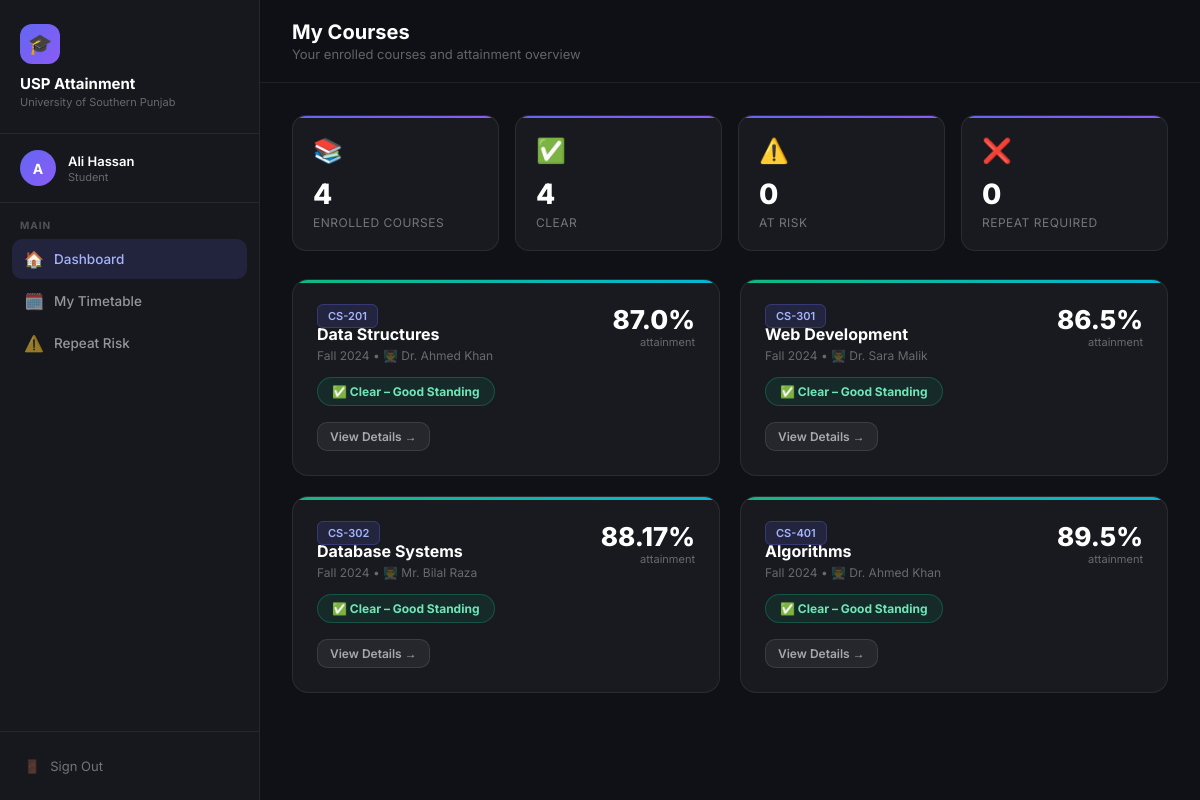
The app's page /student/ (signed in) with its own data.
### models.py (models this page shows, shortened)
class User(db.Model, UserMixin):
    id = db.Column(db.Integer, primary_key=True)
    name = db.Column(db.String(200), nullable=False)
    email = db.Column(db.String(200), unique=True, nullable=False)
    password_hash = db.Column(db.String(256), nullable=False)
    role = db.Column(db.String(20), nullable=False)  # admin, teacher, student

class Course(db.Model):
    id = db.Column(db.Integer, primary_key=True)
    program_id = db.Column(db.Integer, db.ForeignKey('program.id'), nullable=False)
    teacher_id = db.Column(db.Integer, db.ForeignKey('user.id'), nullable=False)
    name = db.Column(db.String(200), nullable=False)
    code = db.Column(db.String(50), nullable=False)
    semester = db.Column(db.String(50), nullable=False)
    teacher = db.relationship('User', backref='courses')
    clos = db.relationship('CLO', backref='course', lazy=True, cascade='all, delete-orphan')
    timetable = db.relationship('Timetable', backref='course', lazy=True, cascade='all, delete-orphan')
    outline = db.relationship('Outline', backref='course', lazy=True, cascade='all, delete-orphan')
    enrollments = db.relationship('Enrollment', backref='course', lazy=True, cascade='all, delete-orphan')

### student.py (the view)
@student_bp.route('/')
@login_required
def dashboard():
    enrollments = Enrollment.query.filter_by(student_id=current_user.id).all()
    course_data = []
    for enrollment in enrollments:
        course = enrollment.course
        attainment = calculate_course_attainment(course, student_id=current_user.id)
        course_data.append({
            'course': course,
            'attainment': attainment
        })
    return render_template('student/dashboard.html', course_data=course_data)

### app.py (called while the page is built)
@login_manager.user_loader
def load_user(user_id):
    return User.query.get(int(user_id))

### utils.py (called while the page is built)
def calculate_course_attainment(course, student_id=None):
    if not course.clos:
        return {'percentage': 0, 'level': 'No Data'}
    clo_results = []
    for clo in course.clos:
        result = calculate_clo_attainment(clo, student_id)
        if result['level'] != 'No Data':
            clo_results.append(result['percentage'])
    if not clo_results:
        return {'percentage': 0, 'level': 'No Data'}
    avg = sum(clo_results) / len(clo_results)
    if avg >= 50:
        status = 'Clear'
    elif avg >= 40:
        status = 'At Risk'
    else:
        status = 'Repeat'
    if avg >= 80:
        level = 'Excellent'
    elif avg >= 60:
        level = 'Good'
    elif avg >= 40:
        level = 'Average'
    else:
        level = 'Poor'
    return {
        'percentage': round(avg, 2),
        'level': level,
        'status': status
    }

### templates/student/dashboard.html (shortened to what this page needs)
{% extends 'base.html' %}
{% block page_title %}My Courses{% endblock %}
{% block page_sub %}Your enrolled courses and attainment overview{% endblock %}
{% block sidebar_nav %}
<div class="nav-section">
    <div class="nav-section-title">Main</div>
    <a href="{{ url_for('student.dashboard') }}" class="nav-link active"><span class="icon">🏠</span> Dashboard</a>
    <a href="{{ url_for('student.timetable') }}" class="nav-link"><span class="icon">🗓️</span> My Timetable</a>
    <a href="{{ url_for('student.repeat_risk') }}" class="nav-link"><span class="icon">⚠️</span> Repeat Risk</a>
</div>
{% endblock %}
{% block content %}
{% if course_data %}
<div class="stats-grid" style="margin-bottom:28px;">
    <div class="stat-card">
        <div class="stat-icon">📚</div>
        <div class="stat-num">{{ course_data|length }}</div>
        <div class="stat-label">Enrolled Courses</div>
    </div>
    <div class="stat-card">
        <div class="stat-icon">✅</div>
        <div class="stat-num">{{ course_data|selectattr('attainment.status','equalto','Clear')|list|length }}</div>
        <div class="stat-label">Clear</div>
    </div>
    <div class="stat-card">
        <div class="stat-icon">⚠️</div>
        <div class="stat-num">{{ course_data|selectattr('attainment.status','equalto','At Risk')|list|length }}</div>
        <div class="stat-label">At Risk</div>
    </div>
    <div class="stat-card">
        <div class="stat-icon">❌</div>
        <div class="stat-num">{{ course_data|selectattr('attainment.status','equalto','Repeat')|list|length }}</div>
        <div class="stat-label">Repeat Required</div>
    </div>
</div>
<div style="display:grid;grid-template-columns:repeat(auto-fill,minmax(320px,1fr));gap:20px;">
    {% for cd in course_data %}
    {% set status = cd.attainment.status %}
    {% set status_gradient = 'linear-gradient(90deg,#10b981,#06b6d4)' if status == 'Clear' else 'linear-gradient(90deg,#f59e0b,#f97316)' if status == 'At Risk' else 'linear-gradient(90deg,#ef4444,#ec4899)' %}
    <div class="card" style="position:relative;overflow:hidden;">
        <div style="position:absolute;top:0;left:0;right:0;height:3px;background:{{ status_gradient }};" class="status-bar"></div>
        <div style="display:flex;justify-content:space-between;align-items:flex-start;margin-bottom:14px;">
            <div>
                <span class="badge badge-purple" style="margin-bottom:8px;">{{ cd.course.code }}</span>
                <div style="font-size:16px;font-weight:700;color:#fff;">{{ cd.course.name }}</div>
                <div style="font-size:12px;color:rgba(255,255,255,0.35);margin-top:4px;">{{ cd.course.semester }} • 👨‍🏫 {{ cd.course.teacher.name }}</div>
            </div>
            <div style="text-align:right;">
                <div style="font-size:26px;font-weight:800;color:#fff;">{{ cd.attainment.percentage }}%</div>
                <div style="font-size:11px;color:rgba(255,255,255,0.35);">attainment</div>
            </div>
        </div>
        <div style="margin-bottom:16px;">
            {% if status == 'Clear' %}
            <span style="display:inline-flex;align-items:center;gap:6px;background:rgba(16,185,129,0.1);border:1px solid rgba(16,185,129,0.3);color:#6ee7b7;padding:6px 14px;border-radius:20px;font-size:12px;font-weight:700;">✅ Clear – Good Standing</span>
            {% elif status == 'At Risk' %}
            <span style="display:inline-flex;align-items:center;gap:6px;background:rgba(245,158,11,0.1);border:1px solid rgba(245,158,11,0.3);color:#fcd34d;padding:6px 14px;border-radius:20px;font-size:12px;font-weight:700;">⚠️ At Risk – Needs Improvement</span>
            {% elif status == 'Repeat' %}
            <span style="display:inline-flex;align-items:center;gap:6px;background:rgba(239,68,68,0.1);border:1px solid rgba(239,68,68,0.3);color:#fca5a5;padding:6px 14px;border-radius:20px;font-size:12px;font-weight:700;">❌ Must Repeat This Subject</span>
            {% else %}
            <span style="display:inline-flex;align-items:center;gap:6px;background:rgba(255,255,255,0.05);border:1px solid rgba(255,255,255,0.1);color:rgba(255,255,255,0.4);padding:6px 14px;border-radius:20px;font-size:12px;font-weight:700;">No Data Yet</span>
            {% endif %}
        </div>
        <a href="{{ url_for('student.course_detail', course_id=cd.course.id) }}" class="btn btn-secondary btn-sm">View Details →</a>
    </div>
    {% endfor %}
</div>
{% else %}
<div class="empty">
    <div class="empty-icon">📚</div>
    <p>You are not enrolled in any courses yet. Contact admin.</p>
</div>
{% endif %}
{% endblock %}

### templates/base.html (shortened to what this page needs)
<!DOCTYPE html>
<html lang="en">
<head>
</head>
<body>
    <div class="sidebar">
        <div class="sidebar-brand">
            <div class="brand-icon">🎓</div>
            <div class="brand-name">USP Attainment</div>
            <div class="brand-sub">University of Southern Punjab</div>
        </div>
        <div class="sidebar-user">
            <div class="user-avatar">{{ current_user.name[0] }}</div>
            <div>
                <div class="user-name">{{ current_user.name }}</div>
                <div class="user-role">{{ current_user.role }}</div>
            </div>
        </div>
        <nav class="sidebar-nav">
            {% block sidebar_nav %}{% endblock %}
        </nav>
        <div class="sidebar-footer">
            <a href="{{ url_for('auth.logout') }}" class="btn-logout">
                <span>🚪</span> Sign Out
            </a>
        </div>
    </div>
    <div class="main">
        <div class="topbar">
            <div>
                <div class="topbar-title">{% block page_title %}Dashboard{% endblock %}</div>
                <div class="topbar-sub">{% block page_sub %}{% endblock %}</div>
            </div>
        </div>
        <div class="content">
            {% block content %}{% endblock %}
        </div>
    </div>
</body>
</html>

### templates/base.html (style rules this page uses)
* { margin: 0; padding: 0; box-sizing: border-box; }
body { font-family: 'Inter', sans-serif; background: #0f1117; color: #e2e8f0; min-height: 100vh; display: flex; }
.sidebar { width: 260px; min-height: 100vh; background: rgba(255,255,255,0.03); border-right: 1px solid rgba(255,255,255,0.07); display: flex; flex-direction: column; position: fixed; top: 0; left: 0; height: 100vh; z-index: 100; }
.sidebar-brand { padding: 24px 20px; border-bottom: 1px solid rgba(255,255,255,0.07); }
.brand-icon { width: 40px; height: 40px; background: linear-gradient(135deg, #6366f1, #8b5cf6); border-radius: 12px; display: flex; align-items: center; justify-content: center; font-size: 20px; margin-bottom: 10px; }
.brand-name { font-size: 15px; font-weight: 700; color: #fff; }
.brand-sub { font-size: 11px; color: rgba(255,255,255,0.35); margin-top: 2px; }
.sidebar-user { padding: 16px 20px; border-bottom: 1px solid rgba(255,255,255,0.07); display: flex; align-items: center; gap: 12px; }
.user-avatar { width: 36px; height: 36px; border-radius: 50%; background: linear-gradient(135deg, #6366f1, #8b5cf6); display: flex; align-items: center; justify-content: center; font-size: 14px; font-weight: 700; color: white; flex-shrink: 0; }
.user-name { font-size: 13px; font-weight: 600; color: #fff; }
.user-role { font-size: 11px; color: rgba(255,255,255,0.35); text-transform: capitalize; margin-top: 1px; }
.sidebar-nav { flex: 1; padding: 16px 12px; overflow-y: auto; }
.nav-section { margin-bottom: 24px; }
.nav-section-title { font-size: 10px; font-weight: 700; color: rgba(255,255,255,0.25); text-transform: uppercase; letter-spacing: 1px; padding: 0 8px; margin-bottom: 8px; }
.nav-link { display: flex; align-items: center; gap: 10px; padding: 10px 12px; border-radius: 10px; color: rgba(255,255,255,0.55); font-size: 13.5px; font-weight: 500; text-decoration: none; transition: all 0.15s; margin-bottom: 2px; }
.nav-link.active { background: rgba(99,102,241,0.15); color: #a5b4fc; }
.nav-link .icon { font-size: 16px; width: 20px; text-align: center; }
.sidebar-footer { padding: 16px 12px; border-top: 1px solid rgba(255,255,255,0.07); }
.btn-logout { display: flex; align-items: center; gap: 10px; padding: 10px 12px; border-radius: 10px; color: rgba(255,255,255,0.4); font-size: 13px; text-decoration: none; transition: all 0.15s; width: 100%; background: none; border: none; cursor: pointer; font-family: 'Inter', sans-serif; }
.main { margin-left: 260px; flex: 1; min-height: 100vh; }
.topbar { padding: 20px 32px; border-bottom: 1px solid rgba(255,255,255,0.07); display: flex; align-items: center; justify-content: space-between; background: rgba(15,17,23,0.8); backdrop-filter: blur(10px); position: sticky; top: 0; z-index: 50; }
.topbar-title { font-size: 20px; font-weight: 700; color: #fff; }
.topbar-sub { font-size: 13px; color: rgba(255,255,255,0.35); margin-top: 2px; }
.content { padding: 32px; }
.card { background: rgba(255,255,255,0.04); border: 1px solid rgba(255,255,255,0.08); border-radius: 16px; padding: 24px; }
.stats-grid { display: grid; grid-template-columns: repeat(auto-fill, minmax(200px, 1fr)); gap: 16px; margin-bottom: 28px; }
.stat-card { background: rgba(255,255,255,0.04); border: 1px solid rgba(255,255,255,0.08); border-radius: 14px; padding: 20px; position: relative; overflow: hidden; }
.stat-card::before { content: ''; position: absolute; top: 0; left: 0; right: 0; height: 2px; background: var(--accent, linear-gradient(90deg, #6366f1, #8b5cf6)); }
.stat-icon { font-size: 24px; margin-bottom: 12px; }
.stat-num { font-size: 28px; font-weight: 800; color: #fff; }
.stat-label { font-size: 12px; color: rgba(255,255,255,0.4); margin-top: 4px; text-transform: uppercase; letter-spacing: 0.5px; }
.badge { font-size: 11px; font-weight: 600; padding: 4px 10px; border-radius: 6px; }
.badge-purple { background: rgba(99,102,241,0.15); border: 1px solid rgba(99,102,241,0.3); color: #a5b4fc; }
.btn { display: inline-block; padding: 9px 18px; border-radius: 10px; font-size: 13px; font-weight: 600; cursor: pointer; font-family: 'Inter', sans-serif; border: none; transition: all 0.2s; text-decoration: none; }
.btn-secondary { background: rgba(255,255,255,0.06); border: 1px solid rgba(255,255,255,0.1); color: rgba(255,255,255,0.6); }
.btn-sm { padding: 6px 12px; font-size: 12px; }

### records on screen
User: name "A", name "Ali Hassan", role "Student"
Course: course.code "CS-201", course.name "Data Structures", course.semester "Fall 2024"
User: course.teacher.name "Dr. Ahmed Khan" "Dr. Ahmed Khan"
Course: course.code "CS-301", course.name "Web Development", course.semester "Fall 2024"
User: course.teacher.name "Dr. Sara Malik"
Course: course.code "CS-302", course.name "Database Systems", course.semester "Fall 2024"
User: course.teacher.name "Mr. Bilal Raza"
Course: course.code "CS-401", course.name "Algorithms", course.semester "Fall 2024"

### other values on screen
{{ course_data|length }} "4"
{{ cd.attainment.percentage }} "87.0" "86.5" "88.17" "89.5"
